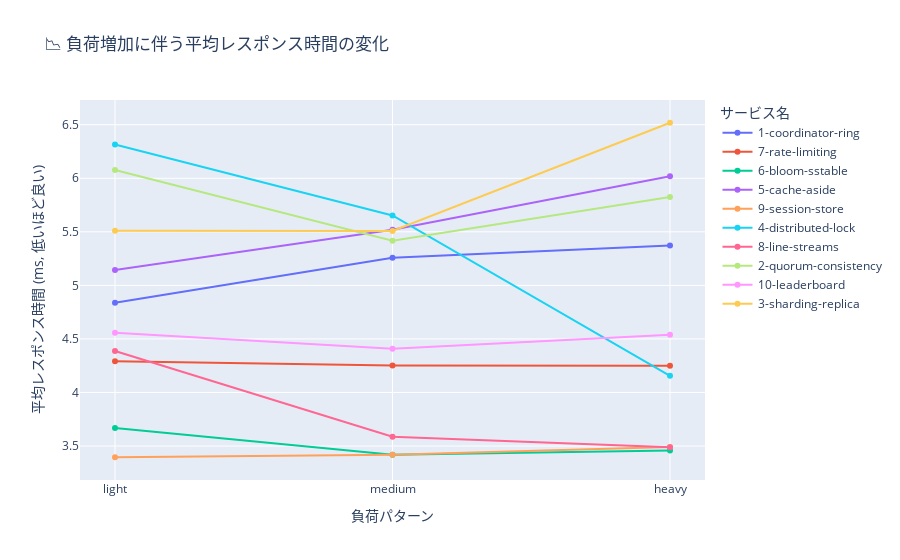

The notebook cell saved with this chart:
### Code cell
if df_results is not None:
    fig = px.line(
        df_results.sort_values('pattern_name'),
        x='pattern_name',
        y='avg_response_time',
        color='service_name',
        markers=True,
        title='📉 負荷増加に伴う平均レスポンス時間の変化',
        labels={'pattern_name': '負荷パターン', 'avg_response_time': '平均レスポンス時間 (ms)', 'service_name': 'サービス名'}
    )
    fig.update_layout(xaxis_title="負荷パターン", yaxis_title="平均レスポンス時間 (ms, 低いほど良い)")
    fig.show()
else:
    print("データがありません。")

### Figure 1 — Plotly figure (JSON) as saved in the notebook; plotly's stock layout.template omitted (floating-point values rounded to 4 significant figures)
{"data": [{"hovertemplate": "サービス名=1-coordinator-ring<br>負荷パターン=%{x}<br>平均レスポンス時間 (ms)=%{y}<extra></extra>", "legendgroup": "1-coordinator-ring", "line": {"color": "#636efa", "dash": "solid"}, "marker": {"symbol": "circle"}, "mode": "lines+markers", "name": "1-coordinator-ring", "orientation": "v", "showlegend": true, "type": "scatter", "x": ["light", "medium", "heavy"], "xaxis": "x", "y": [4.839, 5.258, 5.372], "yaxis": "y"}, {"hovertemplate": "サービス名=7-rate-limiting<br>負荷パターン=%{x}<br>平均レスポンス時間 (ms)=%{y}<extra></extra>", "legendgroup": "7-rate-limiting", "line": {"color": "#EF553B", "dash": "solid"}, "marker": {"symbol": "circle"}, "mode": "lines+markers", "name": "7-rate-limiting", "orientation": "v", "showlegend": true, "type": "scatter", "x": ["light", "medium", "heavy"], "xaxis": "x", "y": [4.292, 4.252, 4.249], "yaxis": "y"}, {"hovertemplate": "サービス名=6-bloom-sstable<br>負荷パターン=%{x}<br>平均レスポンス時間 (ms)=%{y}<extra></extra>", "legendgroup": "6-bloom-sstable", "line": {"color": "#00cc96", "dash": "solid"}, "marker": {"symbol": "circle"}, "mode": "lines+markers", "name": "6-bloom-sstable", "orientation": "v", "showlegend": true, "type": "scatter", "x": ["light", "medium", "heavy"], "xaxis": "x", "y": [3.667, 3.418, 3.458], "yaxis": "y"}, {"hovertemplate": "サービス名=5-cache-aside<br>負荷パターン=%{x}<br>平均レスポンス時間 (ms)=%{y}<extra></extra>", "legendgroup": "5-cache-aside", "line": {"color": "#ab63fa", "dash": "solid"}, "marker": {"symbol": "circle"}, "mode": "lines+markers", "name": "5-cache-aside", "orientation": "v", "showlegend": true, "type": "scatter", "x": ["light", "medium", "heavy"], "xaxis": "x", "y": [5.144, 5.518, 6.019], "yaxis": "y"}, {"hovertemplate": "サービス名=9-session-store<br>負荷パターン=%{x}<br>平均レスポンス時間 (ms)=%{y}<extra></extra>", "legendgroup": "9-session-store", "line": {"color": "#FFA15A", "dash": "solid"}, "marker": {"symbol": "circle"}, "mode": "lines+markers", "name": "9-session-store", "orientation": "v", "showlegend": true, "type": "scatter", "x": ["light", "medium", "heavy"], "xaxis": "x", "y": [3.395, 3.419, 3.49], "yaxis": "y"}, {"hovertemplate": "サービス名=4-distributed-lock<br>負荷パターン=%{x}<br>平均レスポンス時間 (ms)=%{y}<extra></extra>", "legendgroup": "4-distributed-lock", "line": {"color": "#19d3f3", "dash": "solid"}, "marker": {"symbol": "circle"}, "mode": "lines+markers", "name": "4-distributed-lock", "orientation": "v", "showlegend": true, "type": "scatter", "x": ["light", "medium", "heavy"], "xaxis": "x", "y": [6.315, 5.653, 4.156], "yaxis": "y"}, {"hovertemplate": "サービス名=8-line-streams<br>負荷パターン=%{x}<br>平均レスポンス時間 (ms)=%{y}<extra></extra>", "legendgroup": "8-line-streams", "line": {"color": "#FF6692", "dash": "solid"}, "marker": {"symbol": "circle"}, "mode": "lines+markers", "name": "8-line-streams", "orientation": "v", "showlegend": true, "type": "scatter", "x": ["light", "medium", "heavy"], "xaxis": "x", "y": [4.387, 3.587, 3.488], "yaxis": "y"}, {"hovertemplate": "サービス名=2-quorum-consistency<br>負荷パターン=%{x}<br>平均レスポンス時間 (ms)=%{y}<extra></extra>", "legendgroup": "2-quorum-consistency", "line": {"color": "#B6E880", "dash": "solid"}, "marker": {"symbol": "circle"}, "mode": "lines+markers", "name": "2-quorum-consistency", "orientation": "v", "showlegend": true, "type": "scatter", "x": ["light", "medium", "heavy"], "xaxis": "x", "y": [6.077, 5.416, 5.825], "yaxis": "y"}, {"hovertemplate": "サービス名=10-leaderboard<br>負荷パターン=%{x}<br>平均レスポンス時間 (ms)=%{y}<extra></extra>", "legendgroup": "10-leaderboard", "line": {"color": "#FF97FF", "dash": "solid"}, "marker": {"symbol": "circle"}, "mode": "lines+markers", "name": "10-leaderboard", "orientation": "v", "showlegend": true, "type": "scatter", "x": ["light", "medium", "heavy"], "xaxis": "x", "y": [4.557, 4.408, 4.538], "yaxis": "y"}, {"hovertemplate": "サービス名=3-sharding-replica<br>負荷パターン=%{x}<br>平均レスポンス時間 (ms)=%{y}<extra></extra>", "legendgroup": "3-sharding-replica", "line": {"color": "#FECB52", "dash": "solid"}, "marker": {"symbol": "circle"}, "mode": "lines+markers", "name": "3-sharding-replica", "orientation": "v", "showlegend": true, "type": "scatter", "x": ["light", "medium", "heavy"], "xaxis": "x", "y": [5.509, 5.508, 6.518], "yaxis": "y"}], "layout": {"legend": {"title": {"text": "サービス名"}, "tracegroupgap": 0}, "title": {"text": "📉 負荷増加に伴う平均レスポンス時間の変化"}, "xaxis": {"anchor": "y", "domain": [0, 1], "title": {"text": "負荷パターン"}}, "yaxis": {"anchor": "x", "domain": [0, 1], "title": {"text": "平均レスポンス時間 (ms, 低いほど良い)"}}}}
